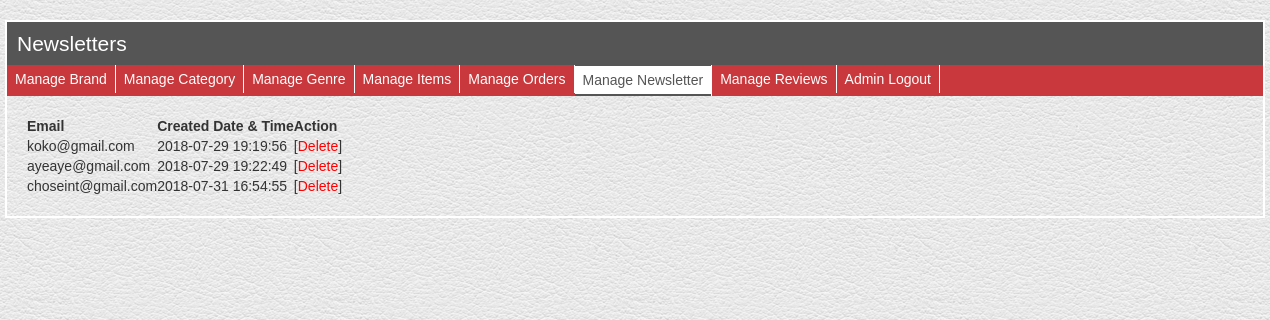
/admin/newsletterlist.php, run on the app's committed database.
### tables this page shows
CREATE TABLE `newsletter` (
  `newsid` int(100) NOT NULL,
  `email` varchar(200) NOT NULL,
  `created_at` timestamp NOT NULL DEFAULT CURRENT_TIMESTAMP ON UPDATE CURRENT_TIMESTAMP
);

### admin/newsletterlist.php (the view, shortened to what this page needs)
<?php
include 'config.php';
?>
<!DOCTYPE html>
<html>
<head>
   <link rel="stylesheet" type="text/css" href="../DataTables/datatables.min.css"/>
   <link rel="stylesheet" href="css/bootstrap.min.css">
   <link rel="stylesheet" href="css/style.css">
</head>
<body>
	<h1>Newsletters</h1>
<ul class="menu">
  <li><a href="brandlist.php">Manage Brand</a></li>
  <li><a href="categorylist.php">Manage Category</a></li>
  <li><a href="genrelist.php">Manage Genre</a></li>
  <li><a href="productlist.php">Manage Items</a></li>
  <li><a href="orderlist.php">Manage Orders</a></li>
  <li><a class="active" href="newsletterlist.php">Manage Newsletter</a></li>
  <li><a href="reviewlist.php">Manage Reviews</a></li>
  <li><a href="logout.php">Admin Logout</a></li>
</ul>
<ul class="list">
<table id="tableid" class="display">
		<thead>
		<tr>
			<th>Email</th>
      <th>Created Date & Time</th>
			<th>Action</th>
		</tr>
	</thead>
	<tbody>
		 <?php
          $sql = $mysqli->query("SELECT * FROM newsletter");
          if($sql){
              while($obj = $sql->fetch_object()) { ?>
<tr>
              <td><?= $obj->email ?></td>
              <td><?= $obj->created_at ?></td>
              <td>
                [<a href="newsletterdelete.php?id=<?php echo $obj->newsid ?>" class="del" onClick="return confirm('Are you sure')">Delete</a>]
              </td>
</tr>
<?php } } ?>
 	</tbody>
	</table>
</ul>
</body>
</html>

### admin/css/style.css (style rules this page uses)
body { background:url(../logo/white_leather.png); }
body { font-family: Arial, Helvetica, sans-serif; margin: 20px auto; }
h1 { padding: 10px; font-size: 21px; background: #555; margin: 0; color: #fff; }
ul.list { list-style: none; margin: 20px; padding: 0; }
ul.list a { color: blue; }
ul.list a.del { color: red; }
ul.menu { list-style: none; margin: 0; padding: 0; overflow: hidden; background: #c8383c; }
ul.menu li { float: left; border-right: 1px solid #fff; }
ul.menu a { display: block; padding: 4px 8px; text-decoration: none; color: #fff; }
ul.menu a.active { background: #fff; color:#555; border-top: 1px solid #555; border-bottom: 2px solid #555; }

### admin/newsletterlist.php (style rules this page uses)
body { width: 1260px; border: 2px solid #fff; }

### data on the page
newsletter: email "koko@gmail.com", created_at "2018-07-29 19:19:56"
newsletter: email "ayeaye@gmail.com", created_at "2018-07-29 19:22:49"
newsletter: email "choseint@gmail.com", created_at "2018-07-31 16:54:55"
